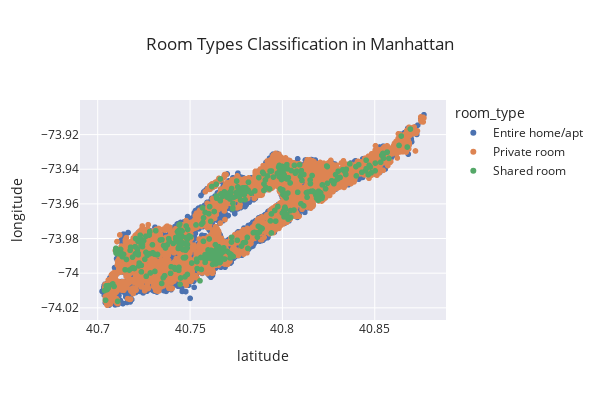

The notebook cell this image was saved under:
### Code cell
df_manhattan = df[df.neighbourhood_group == 'Manhattan']
map = px.scatter(df_manhattan,x="latitude", y="longitude", color="room_type", template="seaborn", title="Room Types Classification in Manhattan",width=600,height=400)
map.show()

### Figure 1 — Plotly figure (JSON) as saved in the notebook; plotly's stock layout.template omitted (floating-point values rounded to 4 significant figures; data arrays with more than 128 entries replaced by an {"elided": "..."} marker saying what was removed)
{"data": [{"hovertemplate": "room_type=Entire home/apt<br>latitude=%{x}<br>longitude=%{y}<extra></extra>", "legendgroup": "Entire home/apt", "marker": {"color": "rgb(76,114,176)", "symbol": "circle"}, "mode": "markers", "name": "Entire home/apt", "showlegend": true, "type": "scattergl", "x": {"elided": "13199 float values"}, "xaxis": "x", "y": {"elided": "13199 float values"}, "yaxis": "y"}, {"hovertemplate": "room_type=Private room<br>latitude=%{x}<br>longitude=%{y}<extra></extra>", "legendgroup": "Private room", "marker": {"color": "rgb(221,132,82)", "symbol": "circle"}, "mode": "markers", "name": "Private room", "showlegend": true, "type": "scattergl", "x": {"elided": "7982 float values"}, "xaxis": "x", "y": {"elided": "7982 float values"}, "yaxis": "y"}, {"hovertemplate": "room_type=Shared room<br>latitude=%{x}<br>longitude=%{y}<extra></extra>", "legendgroup": "Shared room", "marker": {"color": "rgb(85,168,104)", "symbol": "circle"}, "mode": "markers", "name": "Shared room", "showlegend": true, "type": "scattergl", "x": {"elided": "480 float values"}, "xaxis": "x", "y": {"elided": "480 float values"}, "yaxis": "y"}], "layout": {"height": 400, "legend": {"title": {"text": "room_type"}, "tracegroupgap": 0}, "title": {"text": "Room Types Classification in Manhattan"}, "width": 600, "xaxis": {"anchor": "y", "domain": [0, 1], "title": {"text": "latitude"}}, "yaxis": {"anchor": "x", "domain": [0, 1], "title": {"text": "longitude"}}}}
